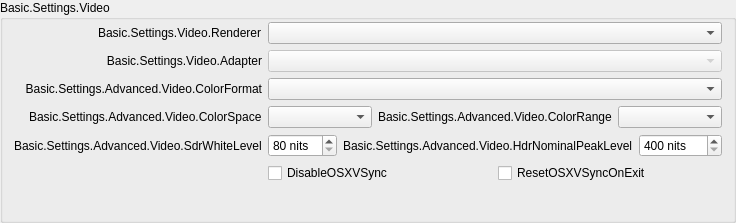
                 <widget class="QGroupBox" name="advancedVideoContainer">
                  <property name="title">
                   <string>Basic.Settings.Video</string>
                  </property>
                  <layout class="QFormLayout" name="formLayout_14">
                   <property name="fieldGrowthPolicy">
                    <enum>QFormLayout::FieldGrowthPolicy::AllNonFixedFieldsGrow</enum>
                   </property>
                   <property name="labelAlignment">
                    <set>Qt::AlignmentFlag::AlignRight|Qt::AlignmentFlag::AlignTrailing|Qt::AlignmentFlag::AlignVCenter</set>
                   </property>
                   <property name="topMargin">
                    <number>2</number>
                   </property>
                   <item row="0" column="0">
                    <widget class="QLabel" name="rendererLabel">
                     <property name="text">
                      <string>Basic.Settings.Video.Renderer</string>
                     </property>
                     <property name="buddy">
                      <cstring>renderer</cstring>
                     </property>
                    </widget>
                   </item>
                   <item row="0" column="1">
                    <widget class="QComboBox" name="renderer">
                     <property name="currentText">
                      <string notr="true"/>
                     </property>
                    </widget>
                   </item>
                   <item row="1" column="0">
                    <widget class="QLabel" name="adapterLabel">
                     <property name="text">
                      <string>Basic.Settings.Video.Adapter</string>
                     </property>
                     <property name="alignment">
                      <set>Qt::AlignmentFlag::AlignRight|Qt::AlignmentFlag::AlignTrailing|Qt::AlignmentFlag::AlignVCenter</set>
                     </property>
                     <property name="buddy">
                      <cstring>adapter</cstring>
                     </property>
                    </widget>
                   </item>
                   <item row="1" column="1">
                    <widget class="QComboBox" name="adapter">
                     <property name="enabled">
                      <bool>false</bool>
                     </property>
                     <property name="currentText">
                      <string notr="true"/>
                     </property>
                    </widget>
                   </item>
                   <item row="2" column="0">
                    <widget class="QLabel" name="label_30">
                     <property name="minimumSize">
                      <size>
                       <width>0</width>
                       <height>0</height>
                      </size>
                     </property>
                     <property name="text">
                      <string>Basic.Settings.Advanced.Video.ColorFormat</string>
                     </property>
                     <property name="alignment">
                      <set>Qt::AlignmentFlag::AlignRight|Qt::AlignmentFlag::AlignTrailing|Qt::AlignmentFlag::AlignVCenter</set>
                     </property>
                     <property name="buddy">
                      <cstring>colorFormat</cstring>
                     </property>
                    </widget>
                   </item>
                   <item row="2" column="1">
                    <widget class="QComboBox" name="colorFormat"/>
                   </item>
                   <item row="3" column="0">
                    <widget class="QLabel" name="label_33">
                     <property name="text">
                      <string>Basic.Settings.Advanced.Video.ColorSpace</string>
                     </property>
                     <property name="buddy">
                      <cstring>colorSpace</cstring>
                     </property>
                    </widget>
                   </item>
                   <item row="3" column="1">
                    <layout class="QHBoxLayout" name="horizontalLayout_20">
                     <property name="leftMargin">
                      <number>0</number>
                     </property>
                     <property name="topMargin">
                      <number>0</number>
                     </property>
                     <property name="rightMargin">
                      <number>0</number>
                     </property>
                     <property name="bottomMargin">
                      <number>0</number>
                     </property>
                     <item>
                      <widget class="QComboBox" name="colorSpace"/>
                     </item>
                     <item>
                      <widget class="QLabel" name="label_34">
                       <property name="sizePolicy">
                        <sizepolicy hsizetype="Maximum" vsizetype="Preferred">
                         <horstretch>0</horstretch>
                         <verstretch>0</verstretch>
                        </sizepolicy>
                       </property>
                       <property name="text">
                        <string>Basic.Settings.Advanced.Video.ColorRange</string>
                       </property>
                       <property name="buddy">
                        <cstring>colorRange</cstring>
                       </property>
                      </widget>
                     </item>
                     <item>
                      <widget class="QComboBox" name="colorRange"/>
                     </item>
                    </layout>
                   </item>
                   <item row="4" column="0">
                    <widget class="QLabel" name="label_sdrWhiteLevel">
                     <property name="text">
                      <string>Basic.Settings.Advanced.Video.SdrWhiteLevel</string>
                     </property>
                     <property name="buddy">
                      <cstring>sdrWhiteLevel</cstring>
                     </property>
                    </widget>
                   </item>
                   <item row="4" column="1">
                    <layout class="QHBoxLayout" name="horizontalLayout_sdrPaperWhite">
                     <property name="leftMargin">
                      <number>0</number>
                     </property>
                     <property name="topMargin">
                      <number>0</number>
                     </property>
                     <property name="rightMargin">
                      <number>0</number>
                     </property>
                     <property name="bottomMargin">
                      <number>0</number>
                     </property>
                     <item>
                      <widget class="QSpinBox" name="sdrWhiteLevel">
                       <property name="suffix">
                        <string notr="true"> nits</string>
                       </property>
                       <property name="minimum">
                        <number>80</number>
                       </property>
                       <property name="maximum">
                        <number>480</number>
                       </property>
                      </widget>
                     </item>
                     <item>
                      <widget class="QLabel" name="label_hdrNominalPeakLevel">
                       <property name="sizePolicy">
                        <sizepolicy hsizetype="Maximum" vsizetype="Preferred">
                         <horstretch>0</horstretch>
                         <verstretch>0</verstretch>
                        </sizepolicy>
                       </property>
                       <property name="text">
                        <string>Basic.Settings.Advanced.Video.HdrNominalPeakLevel</string>
                       </property>
                       <property name="buddy">
                        <cstring>hdrNominalPeakLevel</cstring>
                       </property>
                      </widget>
                     </item>
                     <item>
                      <widget class="QSpinBox" name="hdrNominalPeakLevel">
                       <property name="suffix">
                        <string notr="true"> nits</string>
                       </property>
                       <property name="minimum">
                        <number>400</number>
                       </property>
                       <property name="maximum">
                        <number>10000</number>
                       </property>
                      </widget>
                     </item>
                    </layout>
                   </item>
                   <item row="5" column="1">
                    <layout class="QHBoxLayout" name="horizontalLayout_18">
                     <property name="leftMargin">
                      <number>0</number>
                     </property>
                     <property name="topMargin">
                      <number>0</number>
                     </property>
                     <property name="rightMargin">
                      <number>0</number>
                     </property>
                     <property name="bottomMargin">
                      <number>0</number>
                     </property>
                     <item>
                      <widget class="QCheckBox" name="disableOSXVSync">
                       <property name="text">
                        <string>DisableOSXVSync</string>
                       </property>
                      </widget>
                     </item>
                     <item>
                      <widget class="QCheckBox" name="resetOSXVSync">
                       <property name="text">
                        <string>ResetOSXVSyncOnExit</string>
                       </property>
                      </widget>
                     </item>
                    </layout>
                   </item>
                   <item row="6" column="0">
                    <spacer name="horizontalSpacer_12">
                     <property name="orientation">
                      <enum>Qt::Orientation::Horizontal</enum>
                     </property>
                     <property name="sizeHint" stdset="0">
                      <size>
                       <width>170</width>
                       <height>20</height>
                      </size>
                     </property>
                    </spacer>
                   </item>
                  </layout>
                 </widget>
